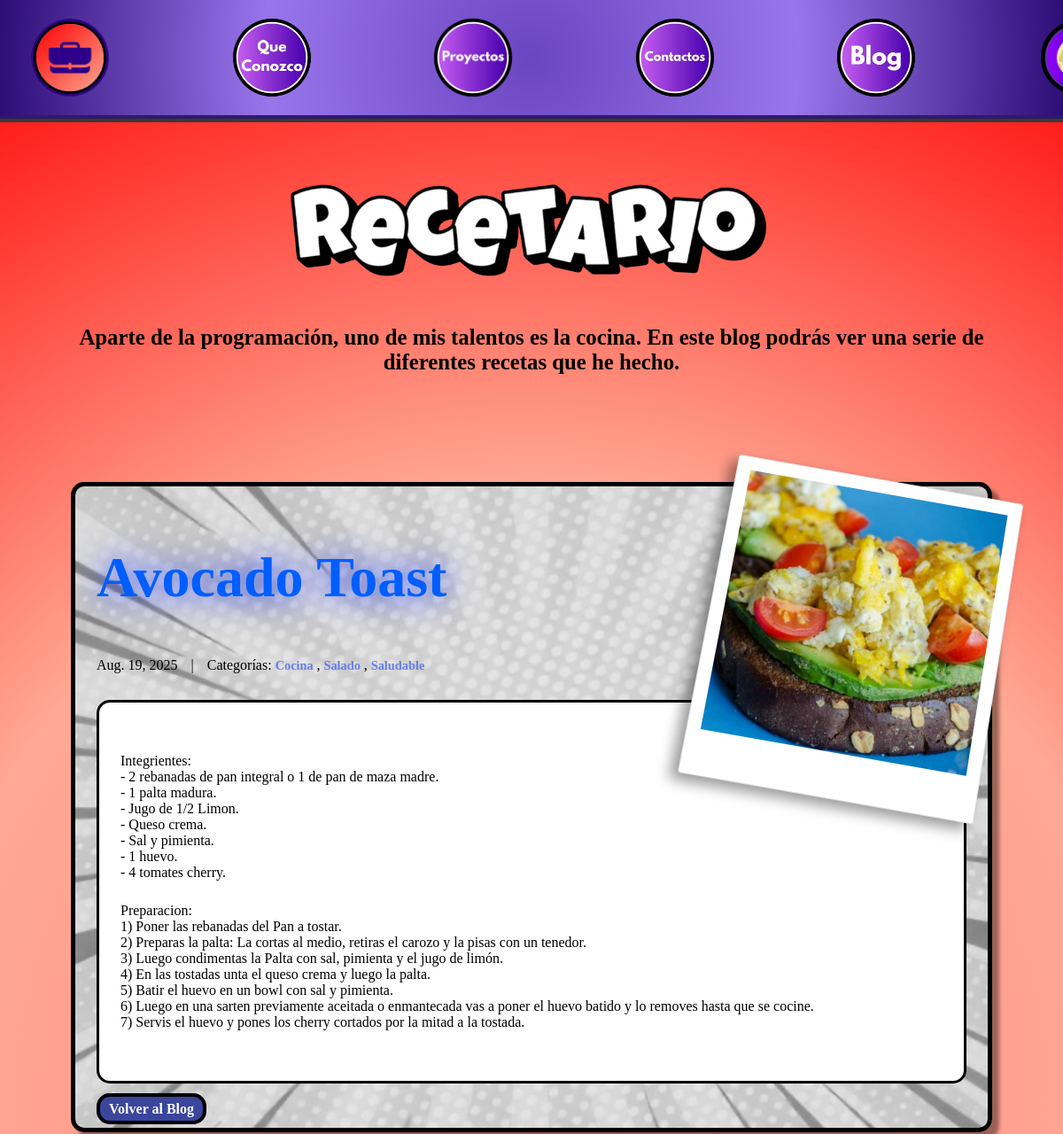
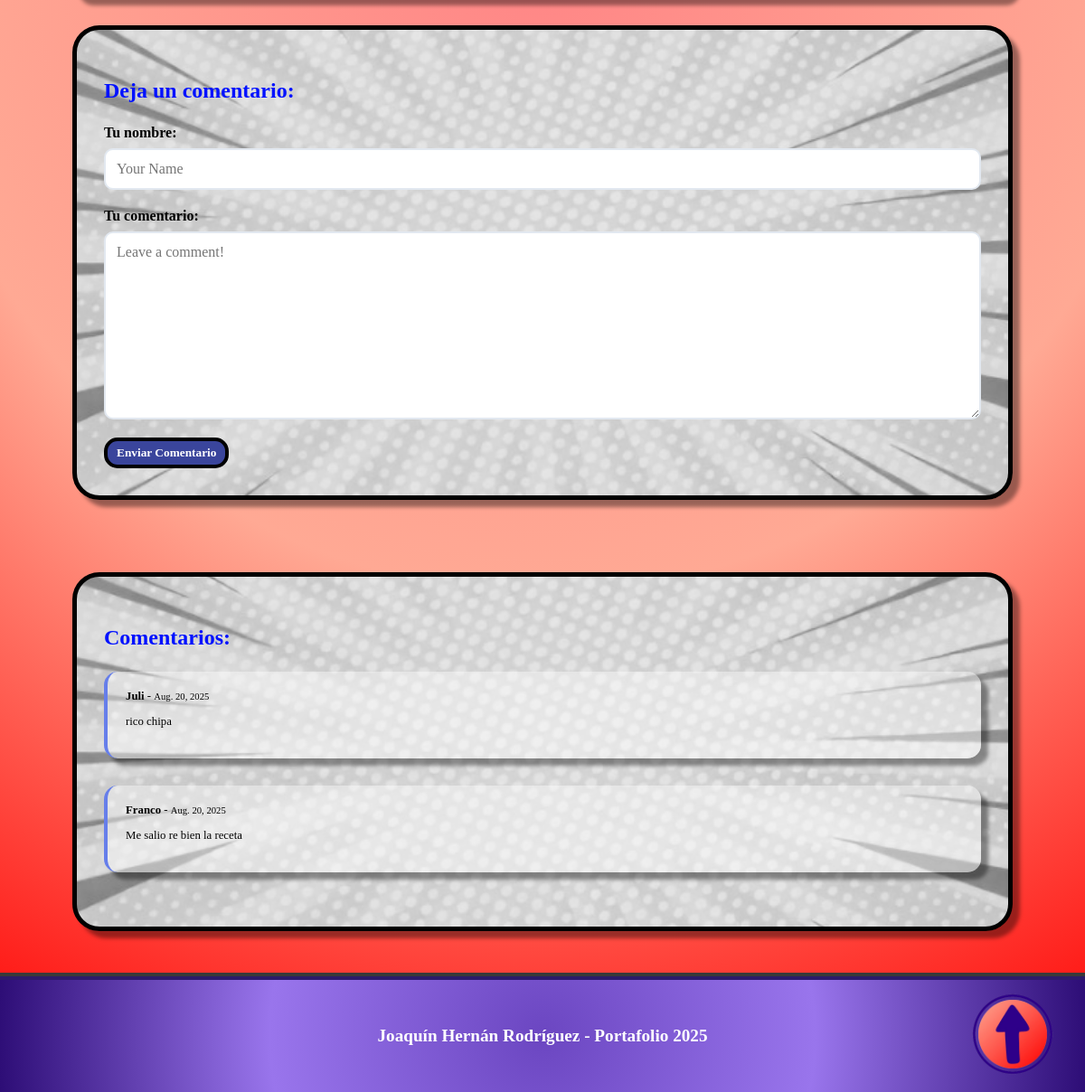
/blog/post/3/, run on the app's committed database (2 pictures, top to bottom).
### blog/models.py (models this page shows, shortened)
class Post(models.Model):
    title = models.CharField(max_length=255)
    body = models.TextField()
    created_on = models.DateTimeField(auto_now_add=True)
    last_modified = models.DateTimeField(auto_now=True)
    categories = models.ManyToManyField("Category", related_name="posts")
    image = models.ImageField(upload_to='blog_images/', blank=True, null=True)

class Category(models.Model):
    name = models.CharField(max_length=30)
    class Meta:
        verbose_name_plural = "categories"

class Comment(models.Model):
    author = models.CharField(max_length=60)
    body = models.CharField(max_length=2000)
    created_on = models.DateTimeField(auto_now_add=True)
    post = models.ForeignKey("Post", on_delete=models.CASCADE)

### blog/views.py (the view, shortened to what this page needs)
# urls.py: path("post/<int:pk>/", views.blog_detail, name="blog_detail"),
def blog_detail(request, pk):
    post = Post.objects.get(pk=pk)
    form = CommentForm()
    comments = Comment.objects.filter(post=post)
    context = {
        "post": post,
        "comments": comments,
        "form": CommentForm(),
    }
    return render(request, "blog/detail.html", context)

### blog/forms.py
class CommentForm(forms.Form):
    author = forms.CharField(
        max_length=60,
        widget=forms.TextInput(
            attrs={"class": "form-control", "placeholder": "Your Name"}
        ),
    )
    body = forms.CharField(
        max_length= 2000,
        widget=forms.Textarea(
            attrs={"class": "form-control", "placeholder": "Leave a comment!"}
        )
    )

### templates/blog/detail.html (shortened to what this page needs)
{% extends "blog.html" %}
{% load static %}
{% block page_content %}
  <div class="post-detail">
    <article class="post-full" style="background-image: url('{% static 'Portafolio/assets/Fondos/Fondo Blanco.png' %}'); background-size: cover; background-position: center;">
      {% if post.image %}
        <div class="foto-instantanea">
          <div class="foto-frame">
            <img src="{{ post.image.url }}" alt="{{ post.title }}" class="foto-imagen">
          </div>
        </div>
      {% endif %}
      <div class="post-header">
        <h1 class="post-title-detail">{{ post.title }}</h1>
        <div class="post-meta-detail">
          <span class="post-date">{{ post.created_on.date }}</span>
          <span class="separator">|</span>
          <span class="post-categories">Categorías:
            {% for category in post.categories.all %}
              <a href="{% url 'blog:blog_category' category.name %}" class="categoria">
                {{ category.name }}
              </a>{% if not forloop.last %}, {% endif %}
            {% endfor %}
          </span>
        </div>
      </div>
      <div class="post-content-detail">
        <p>{{ post.body | linebreaks }}</p>
      </div>
      <div class="navigation-links">
        <a href="{% url 'blog:blog_index' %}" class="volver">Volver al Blog</a>
      </div>
    </article>
    <div class="comments-section" style="background-image: url('{% static 'Portafolio/assets/Fondos/Fondo Blanco.png' %}'); background-size: cover; background-position: center;">
      <h3 class="comments-title">Deja un comentario:</h3>
      <form method="post" class="comment-form">
        <div class="form-group">
          <label for="{{ form.author.id_for_label }}">Tu nombre:</label>
          {{ form.author }}
        </div>
        <div class="form-group">
          <label for="{{ form.body.id_for_label }}">Tu comentario:</label>
          {{ form.body }}
        </div>
        <button type="submit" class="enviar-comentario">Enviar Comentario</button>
      </form>
    </div>
    {% if comments %}
    <div class="comments-list" style="background-image: url('{% static 'Portafolio/assets/Fondos/Fondo Blanco.png' %}'); background-size: cover; background-position: center;">
      <h3 class="comments-title">Comentarios:</h3>
      {% for comment in comments %}
        <div class="comment">
          <div class="comment-meta">
            <strong>{{ comment.author }}</strong> - <small>{{ comment.created_on.date }}</small>
          </div>
          <div class="comment-body">
            <p>{{ comment.body | linebreaks }}</p>
          </div>
        </div>
      {% endfor %}
    </div>
    {% endif %}
  </div>
{% endblock page_content %}

### Portafolio/static/Portafolio/css/base.css (style rules this page uses)
html { scroll-behavior: smooth; }
body { margin: 0; padding: 0; height: 100%; transition: background-color 0.3s ease; font-family: 'Baloo 2', cursive; }
h1, h2, h3, .Barra ul li a { font-family: 'Bangers', cursive; }

### Portafolio/static/Portafolio/css/blog.css (style rules this page uses)
body { background: radial-gradient(circle,#ff8686, #ffa994, #ff0000); }
.categoria { font-family: 'Baloo 2', cursive; font-size: 0.9rem; color: #667eea; text-decoration: none; font-weight: bold; transition: color 0.3s ease; }
.post-detail { padding-left: 5rem; padding-right: 5rem; display: grid; gap: 30px; }
.post-full { border-radius: 20px; padding: 40px; border: 5px solid #000000; box-shadow: 8px 8px 4px rgba(0, 0, 0, 0.4); border-radius: 15px; padding: 0.8rem 1.5rem; }
.post-title-detail { color: #005eff; text-align: start; text-shadow: 0 0 40px #0022ff; font-family: 'Bangers', cursive; font-size: 4rem; }
.post-meta-detail { color: rgb(0, 0, 0); font-size: 1em; margin-bottom: 30px; display: flex; align-items: center; gap: 15px; flex-wrap: wrap; }
.post-content-detail { font-family: 'Baloo 2', cursive; color: #000000; font-size: 1rem; gap: 0.5rem; background-color: white; border: 3px solid #000000; border-radius: 15px; padding:2rem 1.5rem; }
.post-content-detail p { margin-bottom: 25px; }
.navigation-links { margin-top: 20px; }
.volver { font-weight: bold; font-family: 'Bangers', cursive; background-color: #3a459c; border-radius: 15px; border: 4px solid #000; color: white; padding: 5px 10px; text-decoration: none; transition: all 0.3s ease; margin-bottom: 25px; }
.comments-section, .comments-list { padding: 30px; border: 5px solid #000000; box-shadow: 8px 8px 4px rgba(0, 0, 0, 0.4); border-radius: 30px; margin-bottom: 50px; }
.comments-title { font-family: 'Baloo 2', cursive; color: #0011ff; font-size: 1.5rem; gap: 0.5rem; }
.comment-form { display: grid; gap: 20px; }
.form-group { display: grid; gap: 8px; }
.form-group label { font-family: 'Baloo 2', cursive; color: #000000; font-weight: bold; }
.form-group input, .form-group textarea { font-family: 'Baloo 2', cursive; padding: 12px; border: 2px solid #e2e8f0; border-radius: 10px; font-size: 1em; transition: border-color 0.3s ease; }
.form-group textarea { min-height: 120px; resize: vertical; }
.enviar-comentario { justify-self: start; font-weight: bold; font-family: 'Bangers', cursive; background-color: #3a459c; border-radius: 15px; border: 4px solid #000; color: white; padding: 5px 10px; text-decoration: none; transition: all 0.3s ease; }
.comment { max-width: 1200px; padding: 20px; border-left: 4px solid #667eea; font-family: 'Baloo 2', cursive; font-size: 0.8rem; color: #000000; margin-bottom: 30px; background-color: rgba(255, 255, 255, 0.402); box-shadow: 8px 8px 4px rgba(0, 0, 0, 0.4); border-radius: 15px; }
.comment-meta { font-family: 'Baloo 2', cursive; font-size: 0.8rem; color: #000000; }
.comment-body { font-family: 'Baloo 2', cursive; color: #000000; word-wrap: break-word; word-break: break-word; overflow-wrap: break-word; }
.post-full { position: relative; overflow: visible; }
.foto-instantanea { position: absolute; top: -15px; right: -15px; z-index: 10; }
.foto-frame { position: relative; background: rgb(255, 255, 255); padding: 15px 15px 50px 15px; border-radius: 3px; border: 1px solid #e0e0e0; rotate: 10deg; box-shadow: -8px 8px 15px rgba(0, 0, 0, 0.4); transform: perspective(800px) rotateX(5deg); }
.foto-imagen { width: 300px; height: 300px; object-fit: cover; display: block; }

### data on the page
Post: image (picture), title "Avocado Toast", created_on "Aug. 19, 2025", body "Integrientes: - 2 rebanadas de pan integral o 1 de pan de maza madre. - 1 palta madura. - Jugo de 1/2 Limon. - Queso crema. - Sal y pimienta. - 1 huevo. - 4 tomates cherry. Preparacion: 1) Poner las rebanadas del Pan a tostar. 2) Preparas la palta: La cortas al medio, retiras el carozo y la pisas con un tenedor. 3) Luego condimentas la Palta con sal, pimienta y el jugo de limón. 4) En las tostadas unta el queso crema y luego la palta. 5) Batir el huevo en un bowl con sal y pimienta. 6) Luego en una sarten previamente aceitada o enmantecada vas a poner el huevo batido y lo removes hasta que se cocine. 7) Servis el huevo y pones los cherry cortados por la mitad a la tostada."
Category: name "Cocina"
Category: name "Salado"
Category: name "Saludable"
Comment: author "Juli", created_on "Aug. 20, 2025", body "rico chipa"
Comment: author "Franco", created_on "Aug. 20, 2025", body "Me salio re bien la receta"
